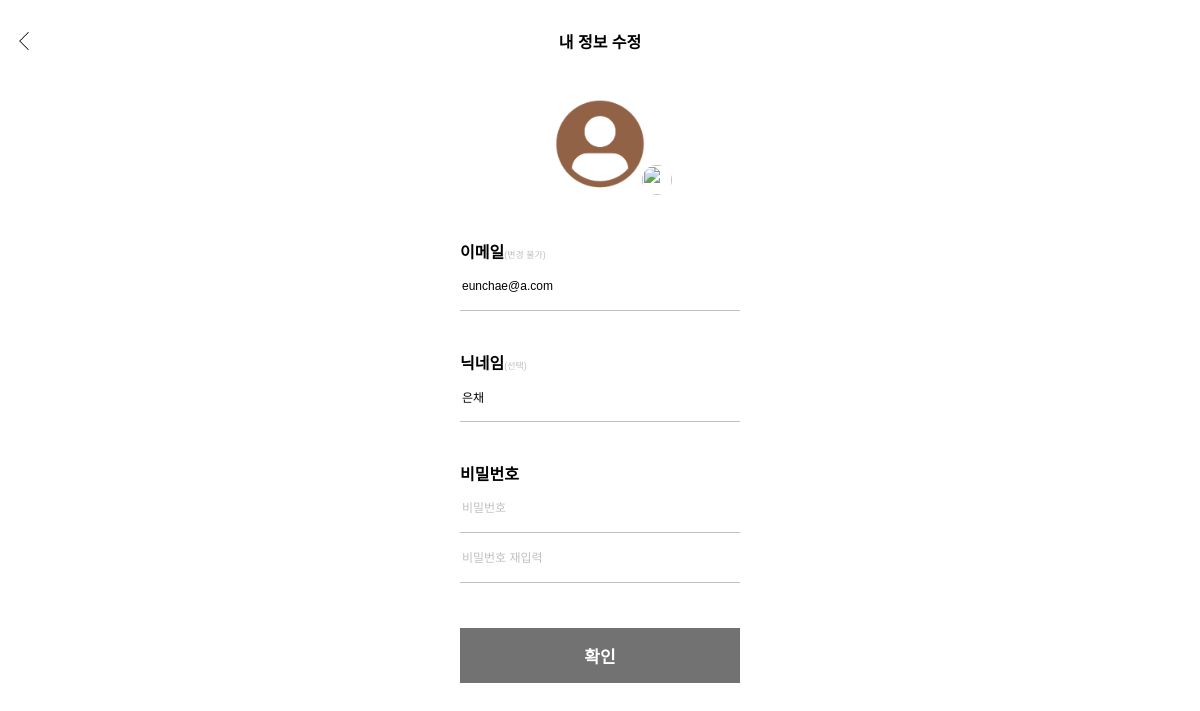
Page /user/profile-update/ (signed in) on the committed database.
### users/models.py (models this page shows)
class User(AbstractUser):
    nickname = models.CharField(max_length=10, default="", null=True, blank=True)
    avatar = models.ImageField(
        upload_to=photo_path, default="user/avatar/avatar_default.png"
    )
    is_social_login = models.BooleanField(default=False, blank=True, null=True)

### users/views.py (the view)
# urls.py: path("user/profile-update/", views.profile_update, name="profile_update"),
def profile_update(request):
    user = User.objects.get(id=request.user.id)
    if request.method == "POST":
        form = UpdateProfileForm(request.POST, instance=user)
        if user.is_social_login:
            if request.POST.get("nickname") == "":
                pass
            else:
                user.nickname = request.POST.get("nickname")
                user.save()
            return redirect(reverse("users:profile"))
        if form.is_valid():
            username = request.user.username
            user = form.save(commit=False)
            user.nickname = form.cleaned_data.get("nickname")
            if form.cleaned_data.get("nickname") is None:
                user.nickname = request.user.email.split("@")[0]
            user.set_password(form.cleaned_data.get("password"))
            user.save()
            auth_login(request, user)
            return redirect(reverse("users:profile"))
    else:
        form = UpdateProfileForm(instance=user)
    return render(request, "users/profile_update.html", {"form": form})

### users/forms.py (shortened to what this page needs)
class UpdateProfileForm(forms.ModelForm):
    class Meta:
        model = get_user_model()
        fields = ["nickname"]
        widgets = {
            "nickname": forms.TextInput(
                attrs={"class": "profile_update_input", "placeholder": "선택입력"}
            ),
        }
    password = forms.CharField(
        widget=forms.PasswordInput(
            attrs={"class": "profile_update_input", "placeholder": "비밀번호"}
        )
    )
    confirm_password = forms.CharField(
        widget=forms.PasswordInput(
            attrs={"class": "profile_update_input", "placeholder": "비밀번호 재입력"}
        )
    )

### templates/users/profile_update.html (shortened to what this page needs)
{% extends 'base.html' %}
{% load static %}
{% block css %}
<link rel="stylesheet" href="{% static 'users/css/profile_update.css' %}">
{% endblock css %}
{% block header %}
<div class="header__wrapper">
    <div class="header__leftbox">
        <a href="{% url 'users:profile' %}"><img class="left_arrow" src="{% static 'core/img/left_arrow.png' %}"
                alt="left_arrow icon"></a>
    </div>
    <div class="header__midbox">
        <span class="header__title">내 정보 수정</span>
    </div>
</div>
{% endblock header %}
{% block content %}
<form method="POST">
    <div class="profile_update__top">
        <div style="background-image: url({{user.avatar.url}});" class="profile_update__image"></div>
        <a href="{% url 'users:imageupdate' %}"><img class="profile_update__imageupdate"
                src="https://www.vhv.rs/dpng/d/462-4623656_thumb-image-camera-icon-png-circle-transparent-png.png"></a>
    </div>
    <div class="profile_update_midbox">
        <div class="profile_update_sectionbox">
            <label for="user_email" class="profile_update_label">이메일<strong>(변경 불가)</strong></label>
            <div class="profile_update_input">{{user.email}}</div>
        </div>
        <div class="profile_update_sectionbox">
            <label for="user_nickname" class="profile_update_label">닉네임<strong>(선택)</strong></label>
            {{form.nickname}}
        </div>
        {% if user.is_social_login %}
        {% else %}
        <div class="profile_update_sectionbox">
            <label for="user_password" class="profile_update_label">비밀번호</label>
            {{form.password}}
            {{form.confirm_password}}
        </div>
        {% endif %}
        <input class="signup_button" type="submit" value="확인">
    </div>
</form>
{% endblock content %}

### static/core/css/base.css (style rules this page uses)
* { box-sizing: border-box; }
body { -webkit-user-select: none; -webkit-touch-callout: none; -webkit-tap-highlight-color: rgba(0, 0, 0, 0); }
input[type="text"], input[type="password"] { -webkit-appearance: none; }
button, input[type="button"], input[type="submit"], input[type="reset"], input[type="file"] { -webkit-appearance: button; border-radius: 0; }
body { font-family: "NanumSquare", sans-serif; }
.header__wrapper { display: flex; align-items: center; justify-content: space-between; width: 100%; height: 100%; }
.header__leftbox { width: 25%; display: flex; align-items: center; }
.header__midbox { width: 50%; display: flex; align-items: center; justify-content: center; }
.left_arrow { width: 18px; height: 18px; }
.header__title { font-weight: bold; }

### static/users/css/profile_update.css (style rules this page uses)
.profile_update__top { width: 100%; height: 150px; display: flex; justify-content: center; }
.profile_update__image { width: 100px; height: 100px; border-radius: 50%; position: absolute; background-position: center; background-repeat: no-repeat; background-size: 100% 100%; }
.profile_update__imageupdate { width: 30px; height: 30px; border-radius: 50%; position: absolute; margin-top: 70px; margin-left: 42px; }
.profile_update_midbox { width: 280px; }
.profile_update_sectionbox { display: flex; flex-direction: column; margin-bottom: 45px; }
.profile_update_sectionbox strong { font-size: 9px; color: #c0c0c0; font-weight: normal; }
.profile_update_label { font-weight: bold; }
.profile_update_input { border: none; border-bottom: solid thin #c0c0c0; height: 50px; font-size: 12px; }
div.profile_update_input { display: flex; align-items: center; padding-left: 2px; }
.profile_update_input::placeholder { color: #c0c0c0; }
.signup_button { width: 280px; height: 55px; border-radius: 8px; border: none; background-color: #727272; color: white; font-size: 17px; font-weight: bold; font-family: "NanumSquare", sans-serif; }

### rows in the picture
User: avatar (placeholder picture), email "eunchae@a.com", nickname "은채"
